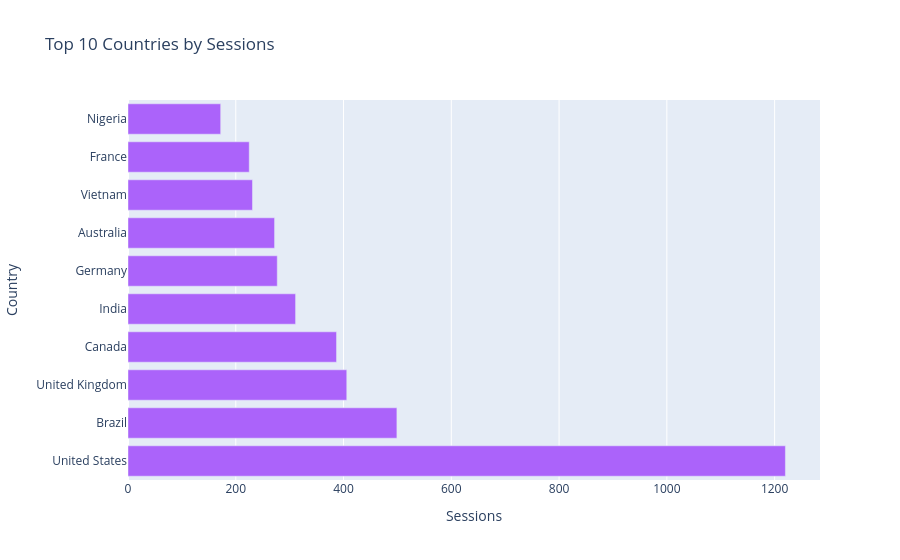

Write notebook code for a chart like this one.
### Code cell
# Country breakdown — top 10
fig_country = gb.build_country_chart()
fig_country.show()

### Figure 1 — Plotly figure (JSON) as saved in the notebook; plotly's stock layout.template omitted (floating-point values rounded to 4 significant figures)
{"data": [{"hovertemplate": "count=%{x}<br>country_name=%{y}<extra></extra>", "legendgroup": "", "marker": {"color": "#AB63FA", "pattern": {"shape": ""}}, "name": "", "orientation": "h", "showlegend": false, "textposition": "auto", "type": "bar", "x": [1220, 499, 406, 387, 311, 277, 272, 231, 225, 172], "xaxis": "x", "y": ["United States", "Brazil", "United Kingdom", "Canada", "India", "Germany", "Australia", "Vietnam", "France", "Nigeria"], "yaxis": "y"}], "layout": {"barmode": "relative", "legend": {"tracegroupgap": 0}, "title": {"text": "Top 10 Countries by Sessions"}, "xaxis": {"anchor": "y", "domain": [0, 1], "title": {"text": "Sessions"}}, "yaxis": {"anchor": "x", "domain": [0, 1], "title": {"text": "Country"}}}}
